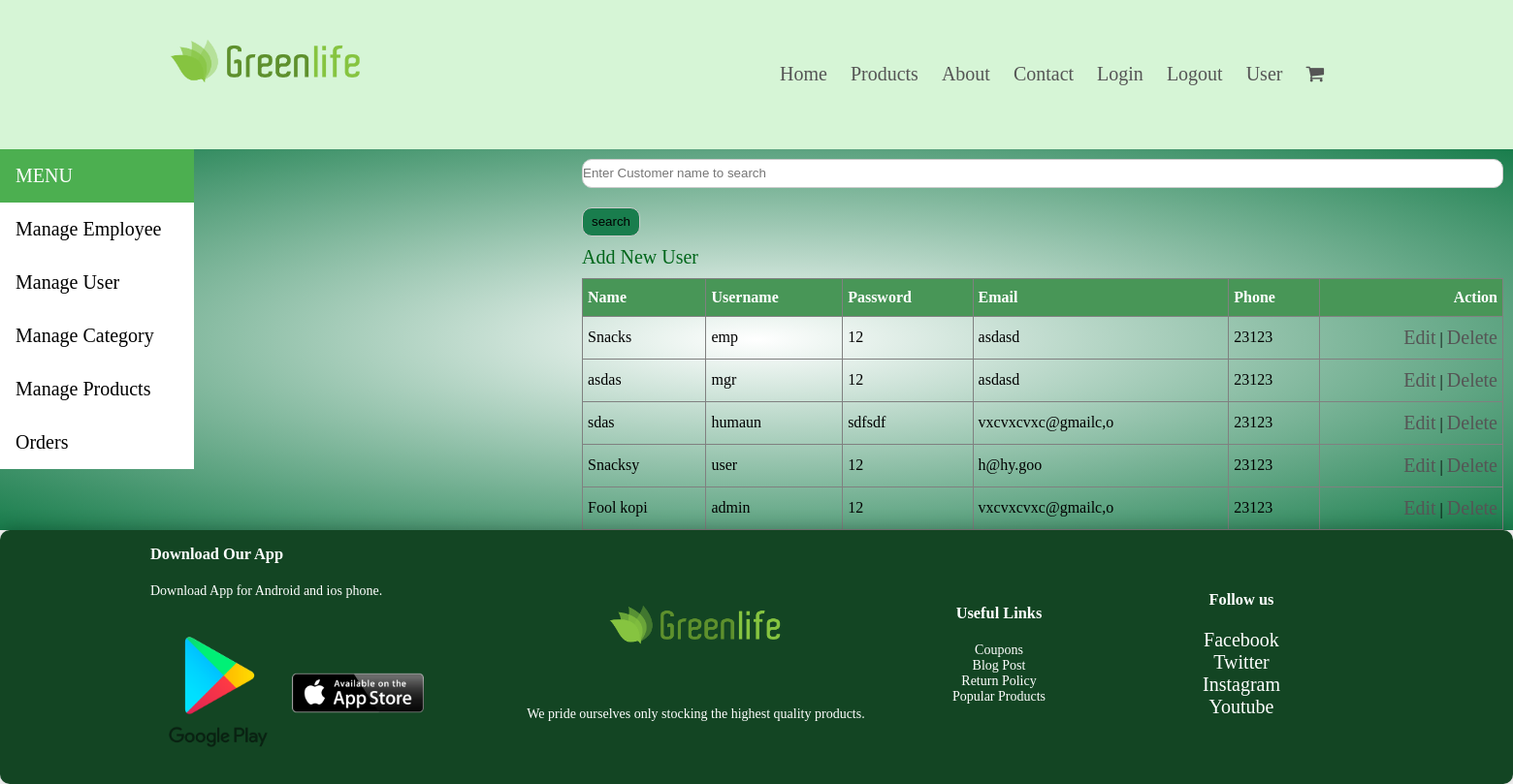
The page /Green_Life/admin/allusers.php on the database its author committed.
### tables this page shows
CREATE TABLE `users` (
  `id` int(11) NOT NULL,
  `name` varchar(30) NOT NULL,
  `username` varchar(30) NOT NULL,
  `password` varchar(30) NOT NULL,
  `email` varchar(30) NOT NULL,
  `phoneno` int(11) NOT NULL,
  `type` varchar(10) NOT NULL
);

### Green_Life/models/db_config.php (called while the page is built, shortened)
<?php
  $db_server="localhost";
  $db_user="root";
  $db_pass="";
  $db_name="demo_mvc";
  function get_data($query){
      global $db_server,$db_user,$db_pass,$db_name ;
	  $db_con=mysqli_connect($db_server,$db_user,$db_pass,$db_name);
	  $result=mysqli_query($db_con,$query);
	  $data=[];
	  if(mysqli_num_rows($result)>0){
		  while($row=mysqli_fetch_assoc($result)){
			  $data[]=$row;
		  }
	  }
	  return $data;
  }
?>

### Green_Life/controllers/UserController.php (called while the page is built, shortened)
<?php
  require_once '../models/db_config.php';
    function getAllusers(){
      $query="SELECT * FROM users";
      $result=get_data($query);
      return $result;
    }
?>

### Green_Life/admin/allusers.php (the view, shortened to what this page needs)
<?php include '../include/header.php';?>
<?php include '../include/sidebar.php';?>
<?php require_once '../controllers/UserController.php';
     $users=getAllusers();
?>
	<div style="background:radial-gradient(#fff,#197d4c);">
		<div style="width: 950px;margin-left: 600px; ">
			 <form method="">
			 	 <input type="text" placeholder="Enter Customer name to search " name="cat_search">
                 <input type="submit" style="width: 60px;background-color:#197d4d;  " name="search" value="search">
	          </form>
		<a style="color: #01661a;" href='addcustomer.php' >Add New User</a>
		<table border="1px" style="text-align: left; margin-top: 10px; " class="table">
			<tr>
			   <th>Name</th>
			   <th>Username</th>
			   <th>Password</th>
			   <th>Email</th>
			   <th>Phone </th>
			   <th>Action</th>
			</tr>
     <?php
        foreach ($users as $user) {
        	echo "<tr>";
     	    echo "<td>".$user["name"]."</td>";
     	    echo "<td>".$user["username"]."</td>";
     	    echo "<td>".$user["password"]."</td>";
     	    echo "<td>".$user["email"]."</td>";
     	    echo "<td>".$user["phoneno"]."</td>";
     	    echo '<td><span><a href="editcustomer.php?id='.$user["id"].'">Edit</a> | <a href="deletecustomer.php?id='.$user["id"].'" >Delete</button></a></span></td>';
     	    echo "</tr>";
        }
     ?>
		</table>
	</div>
	</div>
<?php include '../include/footer.php';?>

### Green_Life/css/style.css (style rules this page uses)
* { margin: 0; padding: 0; box-sizing: border-box; }
a { font-size: 20px; text-decoration: none; color: black; }
table { width: 100%; border-collapse: collapse; }
th { text-align: left; padding: 10px; color: white; background:#489657; padding: 10px 5px; }
td { padding: 10px 5px 10px 5px ; }
td:last-child { text-align: right; }
th:last-child { text-align: right; }
a { text-decoration: none; color: #555; }
form input { width:100%; height:30px; margin:10px 0; border:1px solid #ccc; border-radius:10px; }

### rows shown on the page
users: name "Snacks", username "emp", password "12", email "asdasd", phoneno "23123"
users: name "asdas", username "mgr", password "12", email "asdasd", phoneno "23123"
users: name "sdas", username "humaun", password "sdfsdf", email "vxcvxcvxc@gmailc,o", phoneno "23123"
users: name "Snacksy", username "user", password "12", email "h@hy.goo", phoneno "23123"
users: name "Fool kopi", username "admin", password "12", email "vxcvxcvxc@gmailc,o", phoneno "23123"
